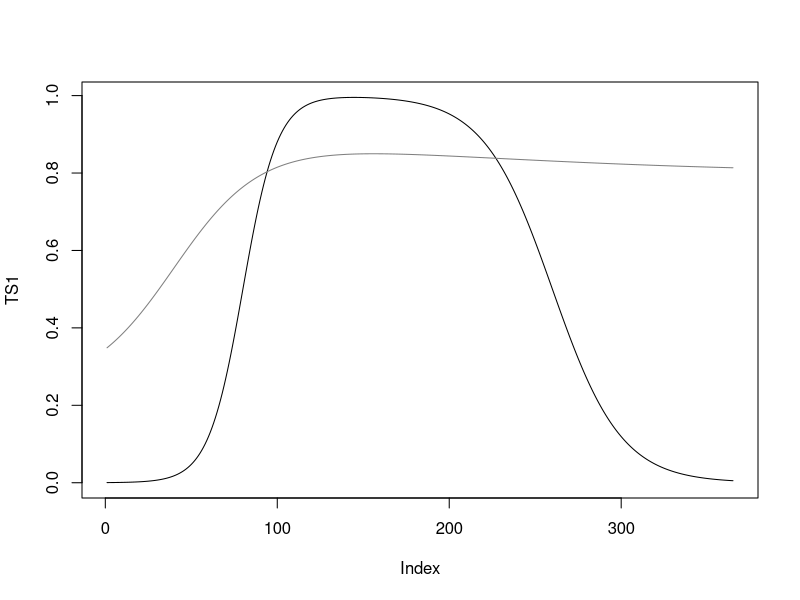

R code for this plot: (Note: this script raises an error after producing the figure.)
# simulate_temporal_behaviour.R
#
# Step 3 in spHomogeneity simulation: define the prescribed NDVI curves


# temporal vector
doi_vctr <- 1:365

# function to simulate 
glogf <- function(doi_vctr, A, K, Q, B, M, v){
  # B : steepness at inflexion point
  # M : position of the inflexion point
  # K : amplitude
  # Q : (not sure anymore, but linked to the position)
  # A : baseline (at the beginning)
  #
  z <- A + (K-A)/(1 + Q*exp(-B*(doi_vctr - M)))^(1/v)}

TS1 <- glogf(doi_vctr, A = 0.25, K = 0.9, B = 0.04, Q = 1, v = 1, M = 40) -
       glogf(doi_vctr, A = 0,    K = 0.1, B = 0.01, Q = 1, v = 1, M = 180)


TS1 <- glogf(doi_vctr, A = 0, K = 1, B = 0.1, Q = 1, v = 1, M = 80) -
       glogf(doi_vctr, A = 0, K = 1, B = 0.05, Q = 1, v = 1, M = 260)
  
plot(TS1, type = 'l')

TS2 <- glogf(doi_vctr, A = 0.25, K = 0.9, B = 0.04, Q = 1, v = 1, M = 40) -
  glogf(doi_vctr, A = 0,    K = 0.1, B = 0.01, Q = 1, v = 1, M = 180)

lines(TS2, col = 'grey50')


df.ideal.ts <- data.frame(DOI = doi_vctr, TS1, TS2, TS3)




# # DBF 
# gro <- glogf(doi_vctr, A = 0.25, K = 0.9, B = 0.04, Q = 1, v = 1, M = 40)
# sen <- -glogf(doi_vctr, A = 0, K = 0.1, B = 0.01, Q = 1, v = 1, M = 180)
# DBF <- gro + sen
# 
# # WCR 
# gro <- glogf(doi_vctr, A=0.20, K=0.9, B=0.04, Q=1, v=1, M=70)
# sen <- glogf(doi_vctr, A=0, K=0.6, B=0.07, Q=1, v=1, M=180)
# WCR <- gro-sen
# 
# # SCR 
# gro <- glogf(doi_vctr, A=0.20, K=0.9, B=0.05, Q=1, v=1, M=140)
# sen <- glogf(doi_vctr, A=0, K=0.6, B=0.06, Q=1, v=1, M=230)
# SCR <- gro-sen
# 
# # GRA 
# gro <- glogf(doi_vctr, A=0.20, K=0.7, B=0.03, Q=1, v=1, M=100)
# sen <- glogf(doi_vctr, A=0, K=0.2, B=0.04, Q=1, v=1, M=230)
# GRA <- gro-sen
# 
# # # TRO 
# # gro <- glogf(doi_vctr, A=0.20, K=0.7, B=0.03, Q=1, v=1, M=100)
# # sen <- glogf(doi_vctr, A=0, K=0.2, B=0.04, Q=1, v=1, M=230)
# # TRO <- gro-sen
# 
# df.ideal.ts <- data.frame(DOI = doi_vctr, DBF, WCR, SCR, GRA)
# 
# 
# # quickplot
# plot(doi_vctr, DBF, type = 'l', col = 'darkgreen', ylim = c(0,1))
# lines(doi_vctr, WCR, col = 'wheat3')
# lines(doi_vctr, SCR, col = 'cornflowerblue')
# lines(doi_vctr, GRA, col = 'red')
